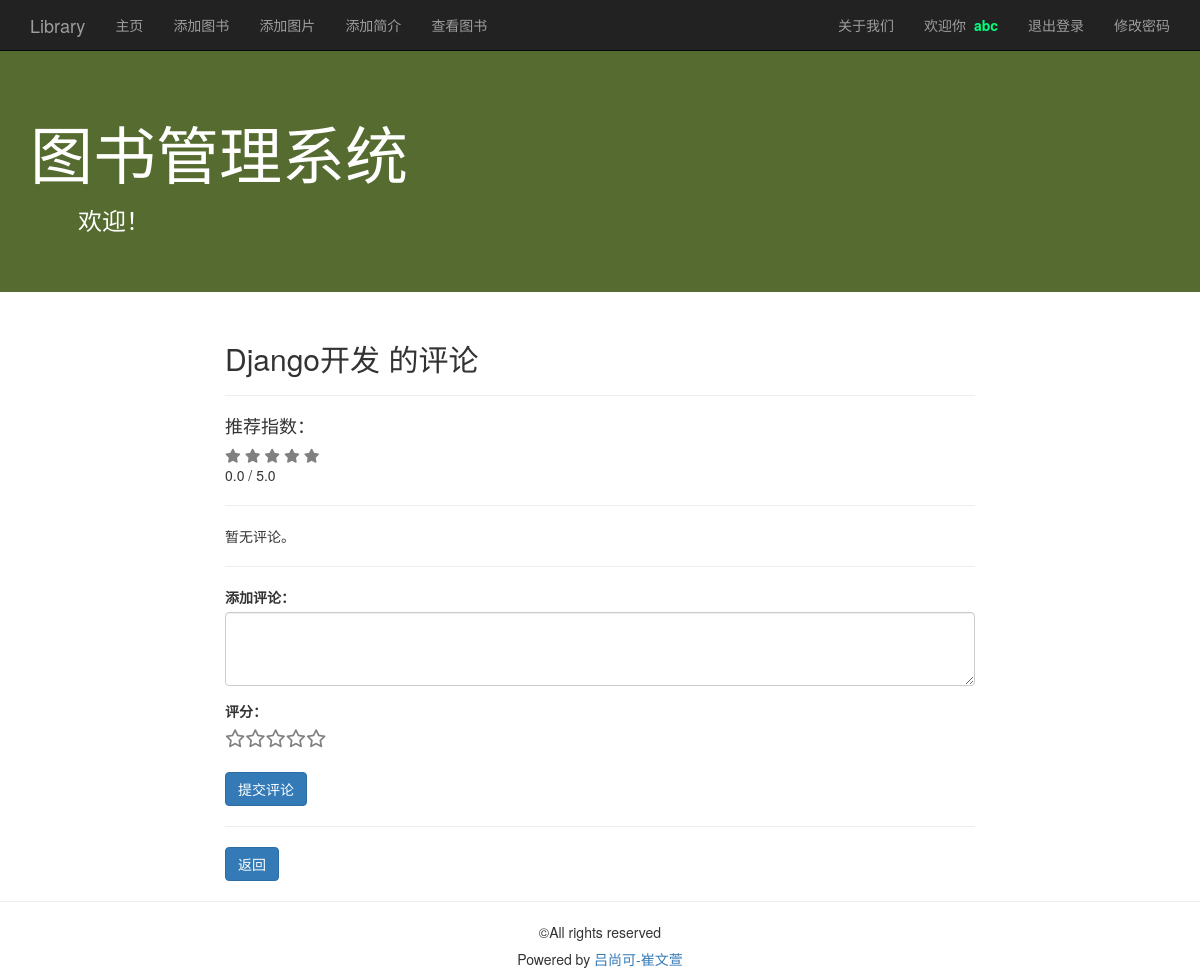
Before: /book_detail/2/comments/ (signed in) with the older database file.
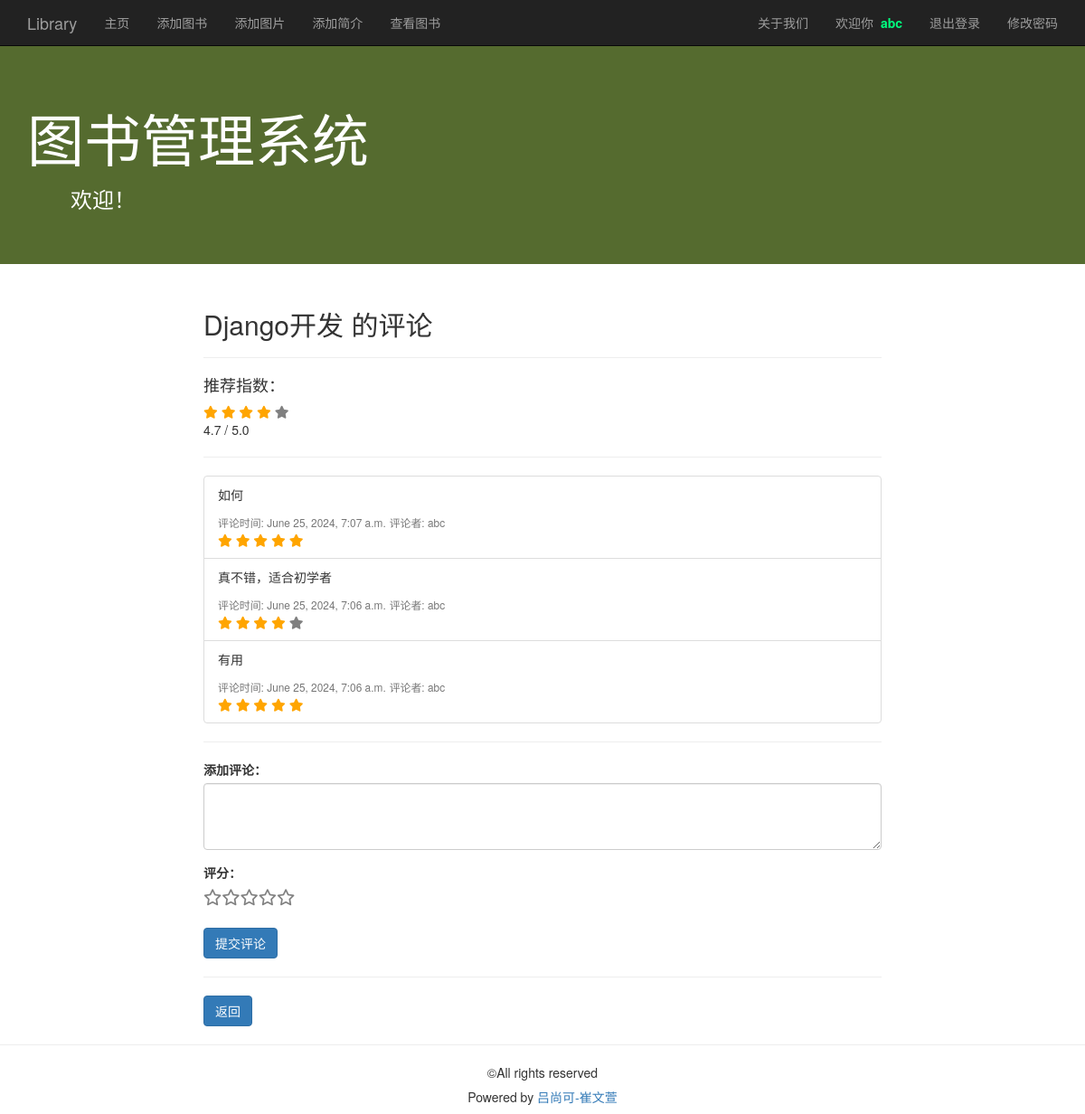
After: the same page with the newer database file.
### management/models.py (models this page shows, shortened)
class Comment(models.Model):
    book = models.ForeignKey(Book, related_name='comments', on_delete=models.CASCADE)
    user = models.ForeignKey(User, on_delete=models.CASCADE)  # 关联到用户
    content = models.TextField()
    created_at = models.DateTimeField(default=timezone.now)
    rating = models.IntegerField(
        choices=[(1, '1 star'), (2, '2 stars'), (3, '3 stars'), (4, '4 stars'), (5, '5 stars')])
    class Meta:
        ordering = ['-created_at']

### management/views.py (the view)
# urls.py: path('book_detail/<int:book_id>/comments/', views.view_comments, name='view_comments'),
@login_required
def view_comments(request, book_id):
    book = Book.objects.get(pk=book_id)
    comments = Comment.objects.filter(book=book)
    average_rating = comments.aggregate(Avg('rating'))['rating__avg'] or 0  # Calculate the average rating
    if request.method == 'POST':
        content = request.POST.get('content')
        rating = request.POST.get('rating')
        if content:
            new_comment = Comment.objects.create(book=book, user=request.user,content=content, rating=rating, created_at=timezone.now())
            return redirect('view_comments', book_id=book_id)
    return render(request, 'management/view_comments.html', {'book': book, 'comments': comments,'average_rating': average_rating,})

### templates/management/view_comments.html (shortened to what this page needs)
{% extends 'management/base.html' %}
{% block content %}
    <div class="container">
        <div class="row">
            <div class="col-md-8 col-md-offset-2">
                <h2>{{ book.name }} 的评论</h2>
                <hr>
            <div>
                <h4>推荐指数：</h4>
                <div class="fixed-rating">
                    {% for star in "12345" %}
                        {% if average_rating >= star|add:0 %}
                            <span class="fa fa-star" style="color:orange;"></span>
                        {% else %}
                            <span class="fa fa-star" style="color:grey;"></span>
                        {% endif %}
                    {% endfor %}
                </div>
                <p>{{ average_rating|floatformat:1 }} / 5.0</p>
            </div>
            <hr>
                {% if comments %}
                    <ul class="list-group">
                        {% for comment in comments %}
                            <li class="list-group-item">
                                <p>{{ comment.content }}</p>
                                <small class="text-muted">评论时间: {{ comment.created_at }}</small>
                                <small class="text-muted">评论者: {{ comment.user.username }}</small>
                                <div class="fixed-rating">
                                    {% for star in "12345" %}
                                        {% if comment.rating >= star|add:0 %}
                                            <span class="fa fa-star" style="color:orange;"></span>
                                        {% else %}
                                            <span class="fa fa-star"style="color:grey;"></span>
                                        {% endif %}
                                    {% endfor %}
                                </div>
                            </li>
                        {% endfor %}
                    </ul>
                {% else %}
                    <p>暂无评论。</p>
                {% endif %}
                <hr>
                <form method="post">
                    <div class="form-group">
                        <label for="content">添加评论：</label>
                        <textarea class="form-control" id="content" name="content" rows="3" required></textarea>
                    </div>
                    <div class="form-group">
                        <label for="rating">评分：</label>
                        <div class="rating">
                            <input type="radio" id="star5" name="rating" value="5" /><label for="star5" title="5 stars"></label>
                            <input type="radio" id="star4" name="rating" value="4" /><label for="star4" title="4 stars"></label>
                            <input type="radio" id="star3" name="rating" value="3" /><label for="star3" title="3 stars"></label>
                            <input type="radio" id="star2" name="rating" value="2" /><label for="star2" title="2 stars"></label>
                            <input type="radio" id="star1" name="rating" value="1" /><label for="star1" title="1 star"></label>
                        </div>
                    </div>
                    <button type="submit" class="btn btn-primary">提交评论</button>
                </form>
                <hr>
                <a href="{% url 'book_detail' book.id %}" class="btn btn-primary">返回</a>
            </div>
        </div>
    </div>
{% endblock %}

Changed rows visible on the page:
added Comment: content "如何", created_at "June 25, 2024, 7:07 a.m.", user.username "abc", rating 5 (drawn)
added Comment: content "真不错，适合初学者", created_at "June 25, 2024, 7:06 a.m.", user.username "abc", rating 4 (drawn)
added Comment: content "有用", created_at "June 25, 2024, 7:06 a.m.", user.username "abc", rating 5 (drawn)
Other visible differences:
{{ average_rating|floatformat:1 }}: "0.0" → "4.7"
text no longer shown: "暂无评论。"
